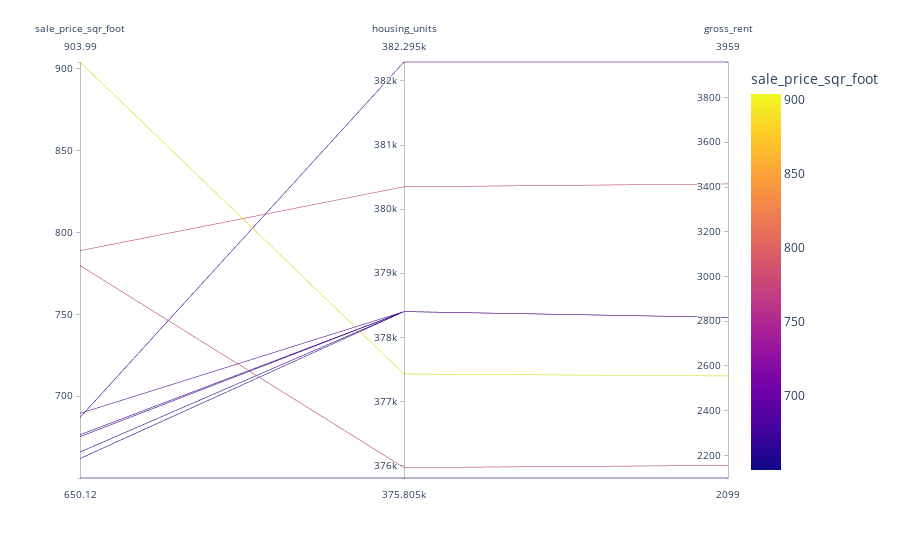

Notebook code cell kept with this figure:
### Markdown cell above
## Parallel Coordinates and Parallel Categories Analysis

In this section, you will use plotly express to create parallel coordinates and parallel categories visualizations so that investors can interactively filter and explore various factors related to the sales price of the neighborhoods. 

Using the DataFrame of Average values per neighborhood (calculated above), create the following visualizations:
1. Create a Parallel Coordinates Plot
2. Create a Parallel Categories Plot

### Code cell
# Parallel Coordinates Plot
coordinates = px.parallel_coordinates(avg_values_sorted[:10], 
                                      color='sale_price_sqr_foot')
coordinates.show()

### Figure 1 — Plotly figure (JSON) as saved in the notebook; plotly's stock layout.template omitted (floating-point values rounded to 4 significant figures)
{"data": [{"dimensions": [{"label": "sale_price_sqr_foot", "values": [904.0, 788.8, 779.8, 689.6, 687.1, 676.5, 675.4, 666.0, 662.0, 650.1]}, {"label": "housing_units", "values": [377400.0, 380348, 376000.0, 378401, 382295, 378401, 378401, 378401, 378401, 375805]}, {"label": "gross_rent", "values": [2555.0, 3414, 2155.0, 2817.0, 3959, 2817.0, 2817.0, 2817.0, 2817.0, 2099]}], "domain": {"x": [0, 1], "y": [0, 1]}, "line": {"color": [904.0, 788.8, 779.8, 689.6, 687.1, 676.5, 675.4, 666.0, 662.0, 650.1], "coloraxis": "coloraxis"}, "name": "", "type": "parcoords"}], "layout": {"autosize": true, "coloraxis": {"colorbar": {"title": {"text": "sale_price_sqr_foot"}}, "colorscale": [[0, "#0d0887"], [0.1111, "#46039f"], [0.2222, "#7201a8"], [0.3333, "#9c179e"], [0.4444, "#bd3786"], [0.5556, "#d8576b"], [0.6667, "#ed7953"], [0.7778, "#fb9f3a"], [0.8889, "#fdca26"], [1, "#f0f921"]]}, "legend": {"tracegroupgap": 0}, "margin": {"t": 60}}}
